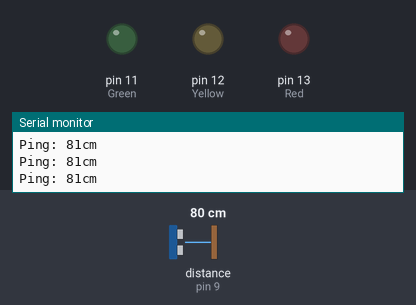
Bench run of a sketch on a simulated Arduino Uno, built with avr-gcc and run on an emulated ATmega328P. On the bench: output pins drawn as LEDs (lit = HIGH), the last lines printed to the serial monitor. Inputs (shaded band) come from the test bench; at power-on: distance to the obstacle (sensor on pin 9) 80 cm. The echo pulse lasts 58.3 µs per cm.

Above: at 1.8 s.
1.9 s: distance to the obstacle (sensor on pin 9) set to 2 cm
At 2.9 s:
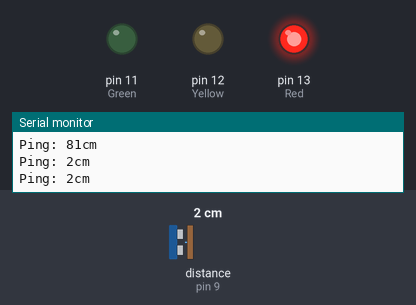
3.5 s: distance to the obstacle (sensor on pin 9) set to 12 cm
5.0 s: distance to the obstacle (sensor on pin 9) set to 15 cm
At 5.5 s:
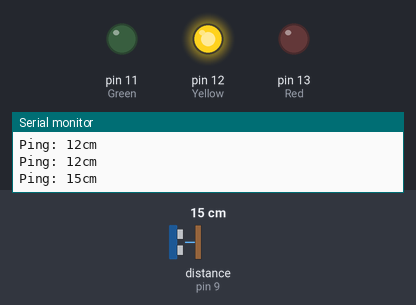
6.5 s: distance to the obstacle (sensor on pin 9) set to 27 cm
8.0 s: distance to the obstacle (sensor on pin 9) set to 31 cm
At 9.2 s:
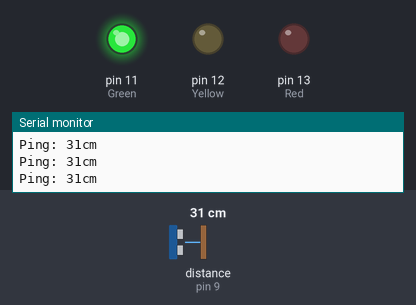
9.5 s: distance to the obstacle (sensor on pin 9) set to 4 cm
At 10.8 s:
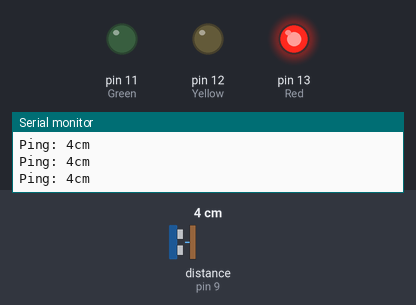
Timing chart, 0 to 12.0 s (numbered marks = the images above; inputs shaded):
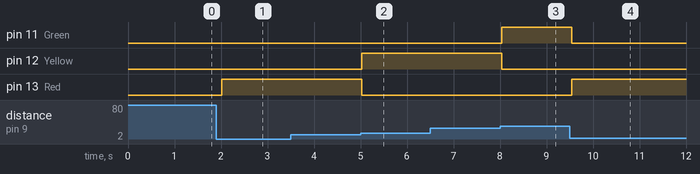

The sketch:

Stop_Light_V1.ino
```cpp
#include <NewPing.h>

#define TRIGGER_PIN  8  // Arduino pin tied to trigger pin on the ultrasonic sensor.
#define ECHO_PIN     9  // Arduino pin tied to echo pin on the ultrasonic sensor.
#define MAX_DISTANCE 400 // Maximum distance we want to ping for (in centimeters). Maximum sensor distance is rated at 400-500cm.

NewPing sonar(TRIGGER_PIN, ECHO_PIN, MAX_DISTANCE); // NewPing setup of pins and maximum distance.

void setup() {
  Serial.begin(9600); // Open serial monitor at 115200 baud to see ping results.
  pinMode (11, OUTPUT); // Green
  pinMode (12, OUTPUT); // Yellow
  pinMode (13, OUTPUT); // Red
}

void loop() {
  delay(500);  // Wait 500ms between pings (about 2 pings/sec). 29ms should be the shortest delay between pings.
  unsigned int uS = sonar.ping(); // Send ping, get ping time in microseconds (uS).
  Serial.print("Ping: ");
  Serial.print(uS / US_ROUNDTRIP_CM); // Convert ping time to distance and print result (0 = outside set distance range, no ping echo)
  Serial.println("cm");

  if (uS / US_ROUNDTRIP_CM <= 60 && uS / US_ROUNDTRIP_CM >= 29) {
    digitalWrite (11, HIGH);
    digitalWrite (12, LOW);
    digitalWrite (13, LOW);
  }

  if (uS / US_ROUNDTRIP_CM <= 28  && uS / US_ROUNDTRIP_CM >= 14) {
    digitalWrite (11, LOW);
    digitalWrite (12, HIGH);
    digitalWrite (13, LOW);
  }

  if (uS / US_ROUNDTRIP_CM <= 13 && uS / US_ROUNDTRIP_CM >= 0) {
    digitalWrite (11, LOW);
    digitalWrite (12, LOW);
    digitalWrite (13, HIGH);
  }
  if (uS / US_ROUNDTRIP_CM >= 60) {
    digitalWrite (11, LOW);
    digitalWrite (12, LOW);
    digitalWrite (13, LOW);
  }

}
```

Measured:
- the behaviour switches between 13 and 14 cm on distance to the obstacle (sensor on pin 9) (found by bisection; images 1 and 2)
- the behaviour switches between 28 and 29 cm on distance to the obstacle (sensor on pin 9) (found by bisection; images 2 and 3)
- after the input at 1.9 s, pin 13 (Red): LOW → HIGH after 0.12 s
- after the input at 5.0 s, pin 12 (Yellow): LOW → HIGH at once; pin 13 (Red): HIGH → LOW at once
- after the input at 8.0 s, pin 11 (Green): LOW → HIGH at once; pin 12 (Yellow): HIGH → LOW at once
- after the input at 9.5 s, pin 11 (Green): HIGH → LOW after 0.05 s; pin 13 (Red): LOW → HIGH after 0.05 s
